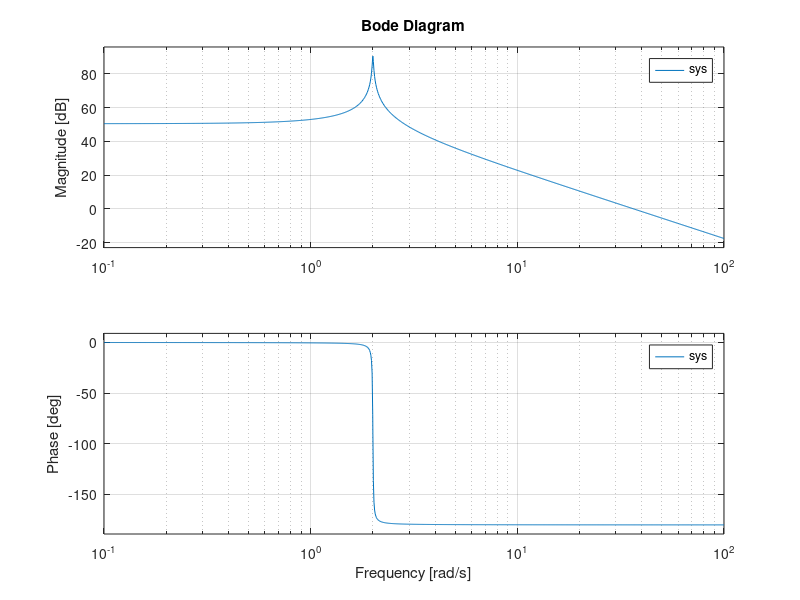
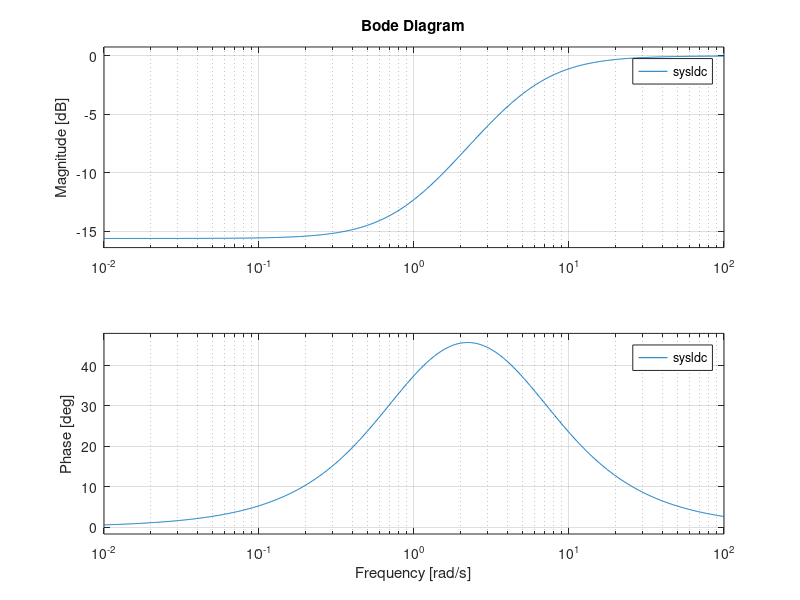
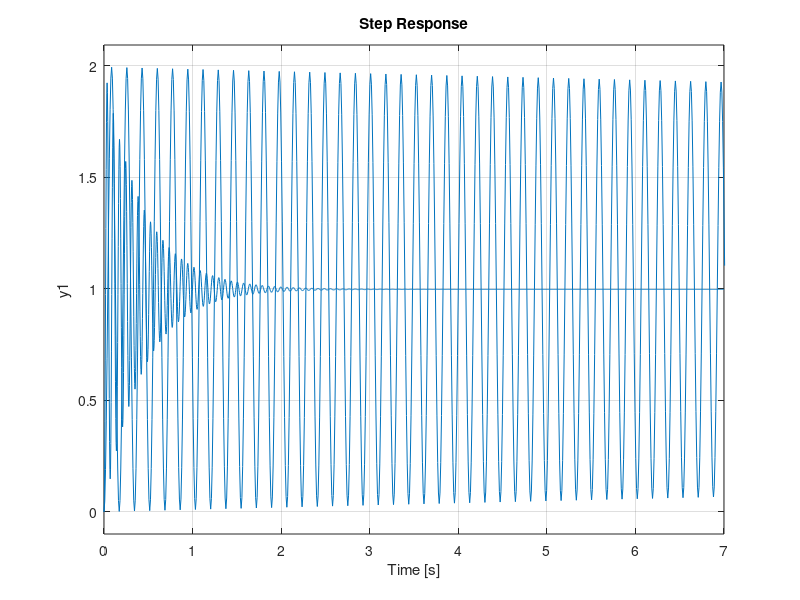

Source code (MATLAB) for these figures, in order:
%Lead Compensator Design
%plot the forward path Bode plot
num=1330;den=[1 0.02 4];
sys=tf(num,den);
figure(1)
bode(sys)
grid on
%plot the Lead Compensator Bode plot
lambda=6.0348;tau1=0.1834;
numldc=[lambda*tau1 1];denldc=lambda*[tau1 1];
sysldc=tf(numldc,denldc);
figure(2)
bode(sysldc)
grid on
%plot the uncompenstaed closed loop step response 
% versus the compensated closed loop step response
numol=1330;denol=[1 0.02 1334];
sysol=tf(numol,denol);
figure(3)
step(sysol)
hold on
numcl=1334*lambda*numldc;
dencl=conv(denldc,[1 0.02 4]);
syscl=tf(numcl,[0 0 numcl]+dencl);
step(syscl)
grid on
